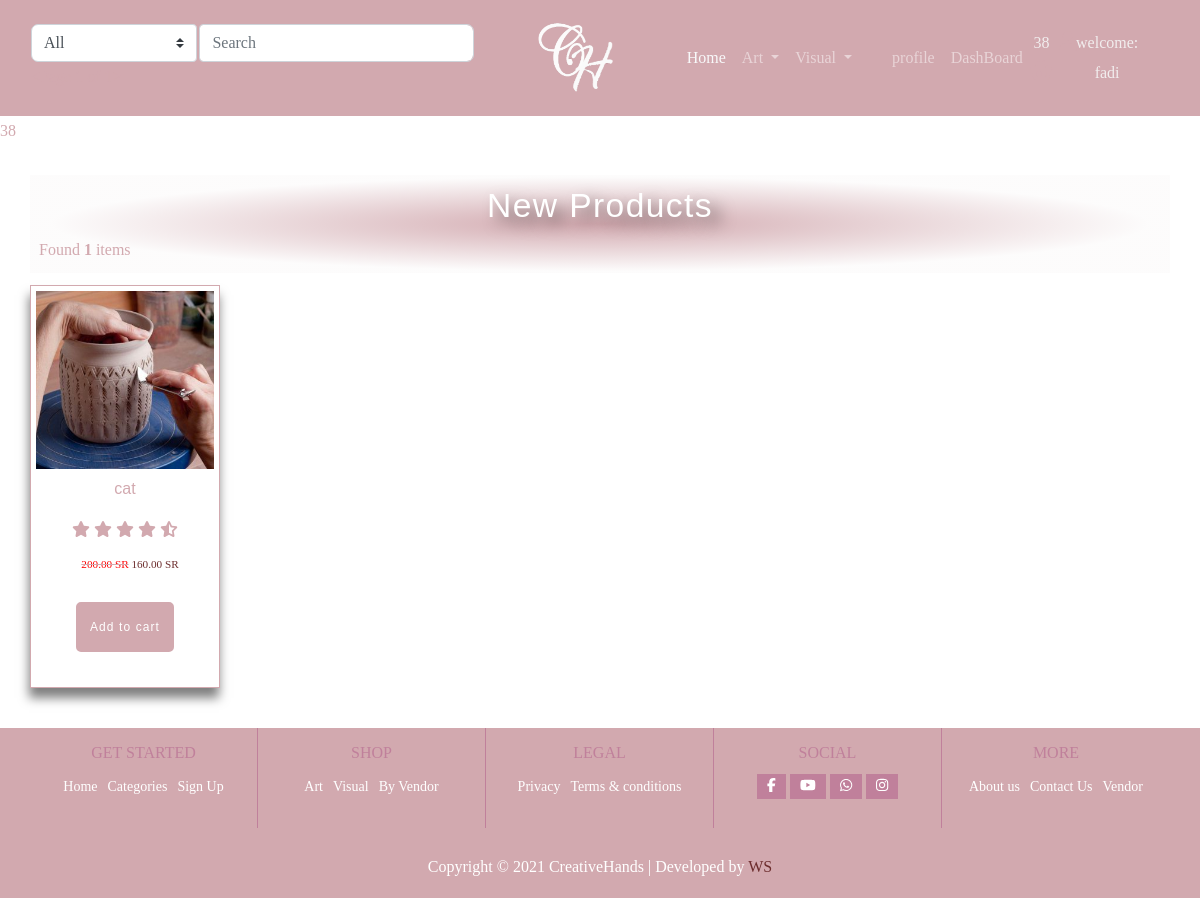
Page /product?page=2 (signed in) on the earlier database version.
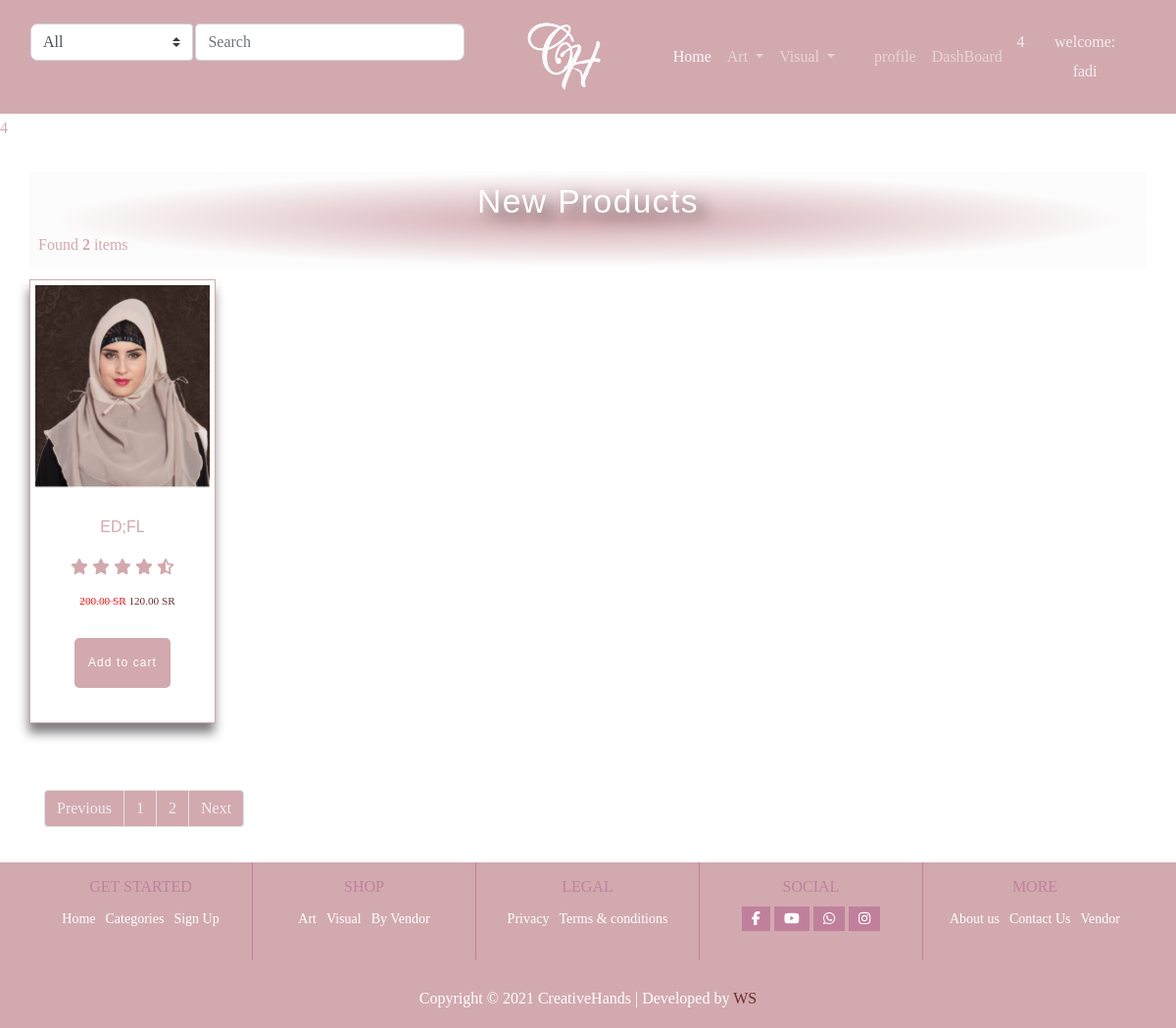
Same page on the later database version.
### product/models.py (models this page shows, shortened)
class Product(models.Model):
    user = models.ForeignKey(User, null=True, on_delete=models.SET_NULL)
    PRDName = models.CharField(max_length=75)
    PRDVandor_Name = models.CharField(max_length=75)
    PRDCategory = models.ForeignKey('Category', on_delete=models.CASCADE, blank=True, null=True)
    PRDIMG = models.ImageField(upload_to='', blank=True, null=True)
    PRDDec = models.TextField(max_length=500)
    PRDBrand = models.ForeignKey('settings.Brand', on_delete=models.CASCADE, blank=True, null=True)
    PRDPrice = models.DecimalField(max_digits=5, decimal_places=2)
    PRDCost = models.DecimalField(max_digits=5, decimal_places=2)
    PRDDisc = models.DecimalField(max_digits=5, decimal_places=2)
    PRDSlug = models.SlugField(blank=True, null=True, allow_unicode=True)
    PRDCreated = models.DateTimeField()
    PRDISNew = models.BooleanField(default=False)
    PRDISbest = models.BooleanField(default=False)
    stock = models.IntegerField(default=0)
    tax = models.DecimalField(max_digits=3, decimal_places=2, default=0.15)
    on_sale = models.BooleanField(default=False)
    sale_date = models.BooleanField(default=True)
    on_sale_start = models.DateField(null=True, blank=True)
    on_sale_ends = models.DateField(null=True, blank=True)
    approved = models.BooleanField(default=False)
    featured = models.BooleanField(default=False)
    limited_products = models.BooleanField(default=False)
    added_date = models.DateTimeField(auto_now_add=True, null=True)
    update_date = models.DateTimeField(auto_now_add=True, null=True)
    weight = models.IntegerField(default=0, null=True)
    length = models.DecimalField(decimal_places=2, default=0, max_digits=100)
    height = models.DecimalField(decimal_places=2, default=0, max_digits=100)
    width = models.DecimalField(decimal_places=2, default=0, max_digits=100)
    def __str__(self):
        return self.PRDName
    def get_absolute_url(self):
        return reverse('products:pro_detail', kwargs={"slug": self.PRDSlug})

### product/views.py (the view)
# urls.py: path('product', views.All_products, name='all_pro'),                     # all products
def All_products(request):
    product_list = Product.objects.all().order_by('id')
    product_count = product_list.count()
    d = Category.objects.all()
    paginator = Paginator(product_list, 1)  # product_list == how many products  display on one page
    page_number = request.GET.get('page')  # get number data
    product_list = paginator.get_page(page_number)
    context = {
        'product_list': product_list,
        'd': d,
        'product_count': product_count,
    }
    return render(request, 'product/all_products.html', context)

### cart/context_processos.py (called while the page is built)
def counter(request):
    cart_count = 0  # var coz counter number on  cart
    if 'admin' in request.path:  # request path if admin can you though data to return see anything
        return {}
    else:
        try:
            cart = Cart.objects.filter(cart_id=_cart_id(request))
            if request.user.is_authenticated:
                cart_items = CartItems.objects.all().filter(user=request.user)
            else:
                cart_items = CartItems.objects.all().filter(cart=cart[:1])
            for cart_item in cart_items:
                cart_count += cart_item.quantity
        except Cart.DoesNotExist:
            cart_count = 0
    return dict(cart_count=cart_count)

### cart/models.py (called while the page is built)
    def __str__(self):
        return str(self.product)

### cart/views.py (called while the page is built)
def _cart_id(request):  # creat session id to cart
    cart = request.session.session_key
    if not cart:
        request.session.create()  # create new session
    return cart

### product/context_processors.py (called while the page is built)
def menu_links(request):
    links = Category.objects.all()
    return dict(links=links)

### product/models.py (called while the page is built)
    def get_url(self):
        return reverse('products:category_slug', args={self.slug})

    def __str__(self):
        return self.CATName

### product/templates/product/all_products.html (shortened to what this page needs)
{% extends 'product/base.html' %}
{% load static %}
{% block body%}
<link rel="stylesheet" href="{% static 'css/woocommerce.min.css' %} ">
{{quantity}}
<section class="new-product-section">
    <div class="container">
        <div class="row">
            <div class="heading-title">
                <h2>New Products</h2>
                <span class="mr-md-auto">
                    Found <b>  {{ product_count}} </b> items
                    </span>
            </div>
            <div class="new-product">
                <ul class="product-group">
                    {% for product in product_list %}
                        <li>
                            <div class="product-card">
                                <div class="card-img">
                                    <a href="#"><img class="img-fluid" src="{{product.PRDIMG.url }} "
                                            alt="product-title"></a>
                                </div>
                                <div class="card-content text-center">
                                    <a href=" {{product.get_absolute_url}}">
                                        <h2 class="product-title">{{ product}}</h2>
                                    </a>
                                    <div class="rating">
                                        <span><i class="fas fa-star"></i></span>
                                        <span><i class="fas fa-star"></i></span>
                                        <span><i class="fas fa-star"></i></span>
                                        <span><i class="fas fa-star"></i></span>
                                        <span><i class="fas fa-star-half-alt"></i></span>
                                    </div>
                                    <div class="price-group">
                                      {%if product.PRDDisc > 0 %}
                                            <del><span class="del-price-list">{{ product.PRDPrice}}  SR</span></del>
                                            <ins><span class="price-amount amount">{{ product.PRDDisc}} SR</span>
                                      {% else %}
                                            <ins><span class="price-amount amount">{{ product.PRDDisc}} SR</span>
                                            </ins>
                                      {% endif %}
                                    </div>
                                    <div class="cart-btn"><a class="add-to-cart-btn" href="#">Add to cart</a></div>
                                </div>
                            </div>
                       </li>
                    {% endfor %}
                </ul>
            </div>
        </div>
          <nav aria-label="Page navigation example">
{% if product_list.has_other_pages %}
      <ul class="pagination mt-5 ">
          {% if product_list.has_previous %}
        <li class="page-item"><a class="page-link" href="?page={{ product_list.previous_page_number}} ">Previous</a></li>
          {% else %}
              <li class="disables"></li>
           <li class="page-item"><a class="page-link disables" href="# ">Previous</a></li>
          {% endif %}
          {% for pages in product_list.paginator.page_range %}
             {% if product_list.number == pages %}
               <li class="page-item"><a class="page-link" href="#">{{pages}}</a></li>
             {% else %}
                <li class="page-item"><a class="page-link" href="?page={{pages}}">{{pages}}</a></li>
             {% endif %}
          {% endfor %}
                {% if product_list.has_next %}
                     <li class="page-item"><a class="page-link" href="?page={{ product_list.next_page_number}} ">Next</a></li>
               {% else %}
                     <li class="page-item disables"><a class="page-link" href="# ">Next</a></li>
          {% endif %}
      </ul>
   {% endif %}
</nav>
    </div>
</section>
{% endblock  %}

### product/templates/product/base.html (shortened to what the changed rows need)
<!DOCTYPE html>
{% load static %}
<html lang="en">
<head>
    <link rel="stylesheet" href="https://cdn.moyasar.com/mpf/1.2.0/moyasar.css">
    <link rel="stylesheet" href="{% static 'css/woocommerce.min.css' %} ">
    <link rel="stylesheet" href="{% static 'css/animate.min.css' %}">
    <link rel="stylesheet" href="{% static 'css/aos2.3.4.css' %}">
    <link rel="stylesheet" href="{% static 'css/linearicons.css' %}">
    <link rel="stylesheet" href="{% static 'css/elementor-icons.min.css' %}">
    <link rel="stylesheet" href="{% static 'css/fontawesome.css' %}">
    <link rel="stylesheet" href="{% static 'css/owl.theme.default.min.css' %}">
    <link rel="stylesheet" href="{% static 'css/slick.min.css' %}">
    <link rel="stylesheet" href="{% static 'css/owl.carousel.css' %}">
    <link rel="stylesheet" href="{% static 'css/bootstrap.min.css' %} ">
    <link rel="stylesheet" href="{% static 'css/woocommerce.min.css' %} ">
    <link rel="stylesheet" href="{% static 'css/style.css' %} ">
</head>
<nav class="navbar navbar-expand-lg navbar-dark bg-brand pr-5">
    <div class="navbar-nav col-lg-5 col-sm-12 order-lg-2" style="margin: 20px 0">
        <div class="container-fluid p-0 justify-content-center">
            <div class="navbar-nav col-4 col-lg-3 order-lg-2 justify-content-center text-center p-0 cart-info "
                 id="cart-info">
                <a href="{% url 'cart:checkout'%}" class="nav-item " data-toggle="modal" data-target="#cartModal">
                    <span class="price  ">{{cart_count}}</span>
                    <br>
                    <i class="fas fa-shopping-basket" style="font-size: 20px" data-toggle="modal"
                       data-target="#cartModal" value="5">
                    </i>
                </a>
            </div>
        </div>
    </div>
</nav>
{% block body %}
{% endblock %}
</html>

Differences in the rows shown:
no longer on this page (row edited): Product: PRDIMG (picture), PRDName "cat", PRDPrice "200.00", PRDDisc "160.00"
added Product: PRDIMG (picture), PRDName "ED;FL", PRDPrice "200.00", PRDDisc "120.00"
Other differences:
{{ cart_count }}: "38" → "4"
{{ quantity }}: "38" → "4"
{{ product_count }}: "1" → "2"
text now shown: "Previous Next"
new list line: "1"
new list line: "2"
